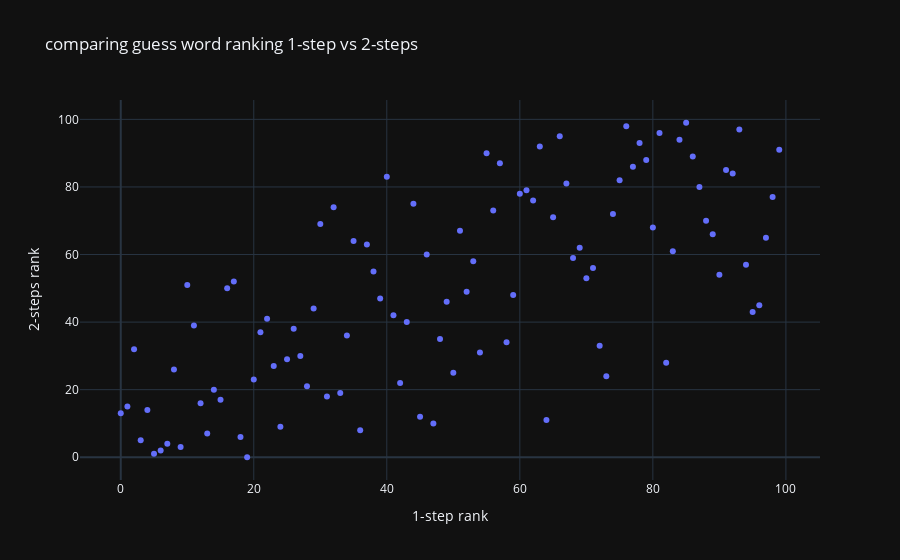

The code cell stored with this chart in its notebook:
### Markdown cell above
**conclusion**: `slane` seems to be the best starting word, to maximize two-step expected information gain.  
Top ranking seems consistent with https://www.3blue1brown.com/lessons/wordle2 findings.

### comparing 1-step vs 2-steps top starting words ranking
* what is a reasonable $K$ for the approximate optimization described above?

### Code cell
# goal create table with words rank for 1-step vs 2-steps
df = pd.DataFrame({
    "word": tse.index,
    "2-steps rank": np.arange(0,len(tse)),  
})
df["1-step rank"] = df.word.map({word: i for i, word in enumerate(tse.entropy_step_1.sort_values(ascending=False).index)})

### Figure 1 — Plotly figure (JSON) as saved in the notebook; plotly's stock layout.template omitted (floating-point values rounded to 4 significant figures)
{"data": [{"customdata": [["slane"], ["slate"], ["salet"], ["trace"], ["crate"], ["reast"], ["carle"], ["carte"], ["torse"], ["carse"], ["trone"], ["roast"], ["toile"], ["soare"], ["raile"], ["roate"], ["stare"], ["caret"], ["crane"], ["stale"], ["raine"], ["least"], ["trine"], ["snare"], ["trice"], ["liane"], ["irate"], ["arose"], ["slart"], ["saine"], ["taser"], ["sorel"], ["raise"], ["aline"], ["stane"], ["trade"], ["saner"], ["artel"], ["earst"], ["orate"], ["react"], ["strae"], ["prate"], ["store"], ["tares"], ["ronte"], ["leant"], ["alter"], ["trape"], ["reist"], ["ariel"], ["arise"], ["taler"], ["aisle"], ["rance"], ["tears"], ["toise"], ["alone"], ["coate"], ["stire"], ["saice"], ["roset"], ["teals"], ["resat"], ["ratel"], ["alien"], ["tales"], ["antre"], ["scare"], ["alert"], ["parle"], ["cater"], ["arles"], ["slier"], ["seral"], ["earnt"], ["peart"], ["tared"], ["rates"], ["learn"], ["tries"], ["setal"], ["reals"], ["later"], ["prase"], ["litre"], ["parse"], ["teras"], ["arets"], ["saute"], ["urate"], ["rales"], ["paire"], ["lares"], ["laser"], ["stear"], ["realo"], ["heart"], ["oater"], ["aesir"]], "hovertemplate": "1-step rank=%{x}<br>2-steps rank=%{y}<br>word=%{customdata[0]}<extra></extra>", "legendgroup": "", "marker": {"color": "#636efa", "symbol": "circle"}, "mode": "markers", "name": "", "orientation": "v", "showlegend": false, "type": "scatter", "x": [19, 5, 6, 9, 7, 3, 18, 13, 36, 24, 47, 64, 45, 0, 4, 1, 12, 15, 31, 33, 14, 28, 42, 20, 73, 50, 8, 23, 82, 25, 27, 54, 2, 72, 58, 48, 34, 21, 26, 11, 43, 22, 41, 95, 29, 96, 49, 39, 59, 52, 16, 10, 17, 70, 90, 38, 71, 94, 53, 68, 46, 83, 69, 37, 35, 97, 89, 51, 80, 30, 88, 65, 74, 56, 32, 44, 62, 98, 60, 61, 87, 67, 75, 40, 92, 91, 77, 57, 79, 86, 55, 99, 63, 78, 84, 66, 81, 93, 76, 85], "xaxis": "x", "y": [0, 1, 2, 3, 4, 5, 6, 7, 8, 9, 10, 11, 12, 13, 14, 15, 16, 17, 18, 19, 20, 21, 22, 23, 24, 25, 26, 27, 28, 29, 30, 31, 32, 33, 34, 35, 36, 37, 38, 39, 40, 41, 42, 43, 44, 45, 46, 47, 48, 49, 50, 51, 52, 53, 54, 55, 56, 57, 58, 59, 60, 61, 62, 63, 64, 65, 66, 67, 68, 69, 70, 71, 72, 73, 74, 75, 76, 77, 78, 79, 80, 81, 82, 83, 84, 85, 86, 87, 88, 89, 90, 91, 92, 93, 94, 95, 96, 97, 98, 99], "yaxis": "y"}], "layout": {"legend": {"tracegroupgap": 0}, "title": {"text": "comparing guess word ranking 1-step vs 2-steps"}, "xaxis": {"anchor": "y", "domain": [0, 1], "title": {"text": "1-step rank"}}, "yaxis": {"anchor": "x", "domain": [0, 1], "title": {"text": "2-steps rank"}}}}
